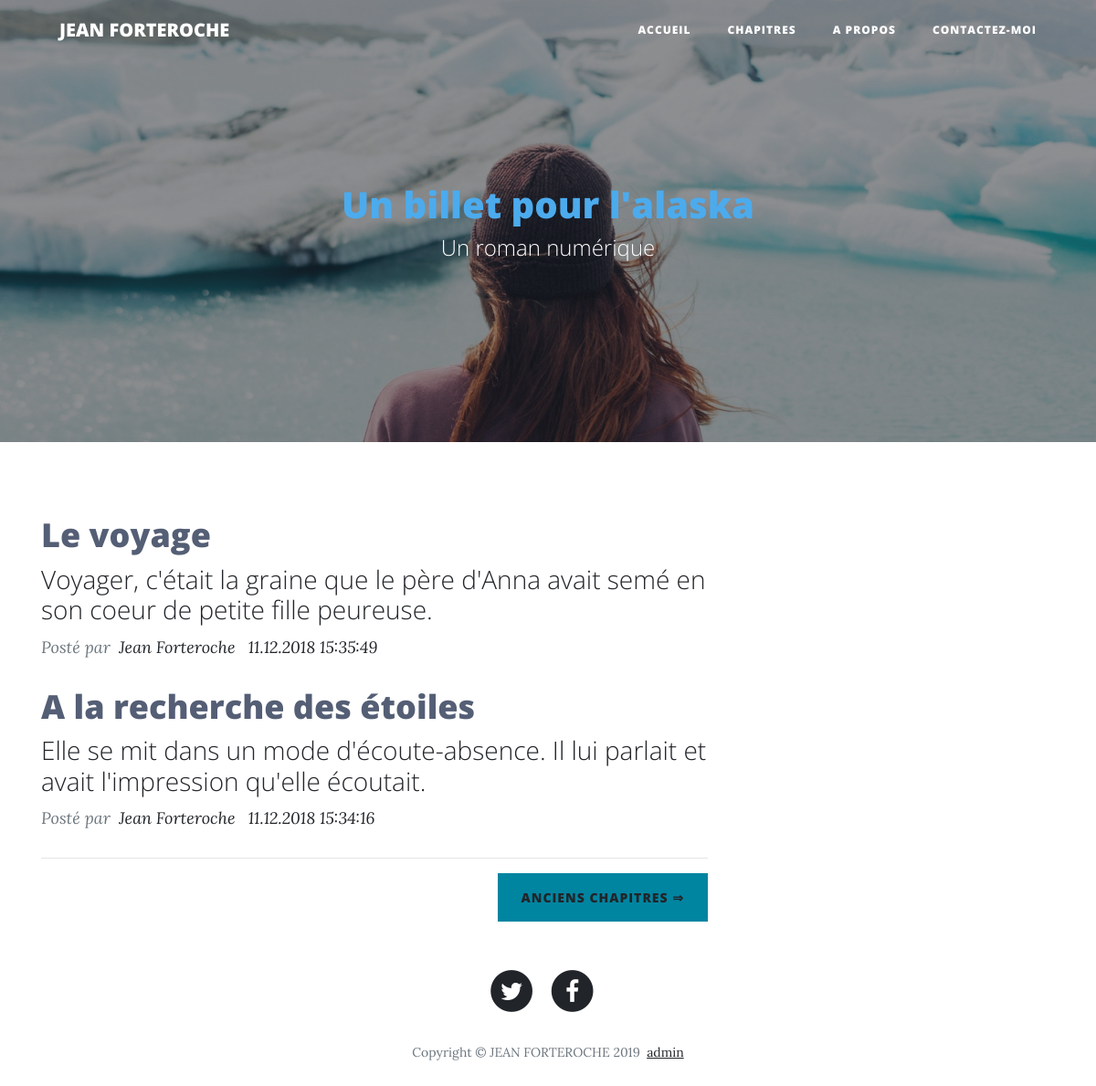
The page / on the database its author committed.
### tables this page shows
CREATE TABLE `articles` (
  `id` int(11) NOT NULL,
  `title` varchar(255) NOT NULL,
  `sentence` varchar(255) NOT NULL,
  `content` mediumtext NOT NULL,
  `date` datetime DEFAULT NULL,
  `author_id` int(11) NOT NULL,
  `category_id` int(11) NOT NULL,
  `Acommentaires` varchar(255) DEFAULT NULL
);

CREATE TABLE `authors` (
  `id` int(11) NOT NULL,
  `firstname` varchar(255) NOT NULL,
  `lastname` varchar(255) NOT NULL,
  `password` varchar(255) DEFAULT NULL,
  `email` varchar(255) DEFAULT NULL,
  `secret` text
);

### app/controllers/home_controller.php (called while the page is built, shortened)
<?php
    require_once('app/models/repository/ArticleRepository.php');
    $articleLast = new ArticleRepository();
    $allArticles = $articleLast->getLastArticles();
    include_once 'app/views/home_view.php';

### app/router.php (called while the page is built, shortened)
<?php
    if (isset($_GET['page']) and !empty($_GET['page']))
    {
        $page = rtrim(strtolower($_GET['page']));
    } else {
        $page = 'home';
    }
    $allPages = scandir('app/controllers/');
    if (in_array($page . '_controller.php', $allPages))
    {
        include_once 'app/controllers/' . $page . '_controller.php';
    } else {
        include_once('controllers/nothing_controller.php');
    }

### index.php (called while the page is built)
<?php
    require_once 'app/router.php';

### app/models/Database.php (called while the page is built)
<?php
    class Database
    {
        private static $conn;
        public static function getConnection()
        {
            $parameters = [
                'host'   => DATABASE_HOST,
                'dbname' => DATABASE_NAME,
                'user'   => DATABASE_USER,
                'pass'   => DATABASE_PASSWORD
            ];
            if(self::$conn === null)
            try {
                $conn = new PDO('mysql:host=' . $parameters['host'] . ';dbname=' . $parameters['dbname'] . ';charset=utf8', $parameters['user'], $parameters['pass']);
                $conn->setAttribute(PDO::ATTR_ERRMODE, PDO::ERRMODE_EXCEPTION);
                return $conn;
            } catch (PDOException $e)
            {
                $error = $e->getMessage();
                echo ('Une erreur est survenue ! ' . $error);
            }
        }
    }

### app/models/repository/ArticleRepository.php (called while the page is built, shortened)
<?php
     include_once ('app/models/Database.php');
     class ArticleRepository
     {
        private $conn;
         public function __construct()
         {
            $this->conn = Database::getConnection();
         }
         public function getLastArticles()
         {
            $reqArticles = $this->conn->prepare('
                    SELECT a.*, au.firstname, au.lastname, c.name AS category
                    FROM articles a
                    INNER JOIN authors au ON au.id = a.author_id
                    INNER JOIN categories c ON c.id = a.category_id
                    ORDER BY id DESC
                    LIMIT 2
                ');
            $reqArticles->execute([]);
            return $reqArticles->fetchAll();
         }
     }

### app/views/home_view.php (the view, shortened to what this page needs)
<!DOCTYPE html>
    <html lang="fr">
    <head>
        <?php include_once 'app/views/includes/head.php'?>
    </head>
        <body>
            <?php include_once 'app/views/includes/nav.php'?>
            <?php include_once 'app/views/includes/header_1.php'?>
            <div class="container">
                <div class="row">
                    <div class="col-md-10 col-lg-8">
                        <?php foreach ($allArticles as $index => $article): ?>
                        <div class="post-preview">
                            <a href="index.php?page=articles#article-<?= $article['id'] ?>">
                                <h2 class="post-title">
                                    <?= $article['title'] ?>
                                </h2>
                                <h3 class="post-subtitle">
                                    <?= $article['sentence'] ?>
                                </h3>
                            </a>
                            <p class="post-meta">Posté par&nbsp;<a href="index.php?page=contact">
                                    <?= $article['firstname'].' '.$article['lastname'] ?> &nbsp;
                                    <?= date_format(date_create($article['date']), "d.m.Y H:i:s") ?></a></p>
                        </div>
                        <?php endforeach; ?>
                        <hr>
                        <div class="clearfix"><button class="btn btn-primary float-right" type="button"><a href="articles#anciens-articles">ANCIENS CHAPITRES ⇒</a></button></div>
                    </div>
                </div>
            </div>
            <?php include_once 'app/views/includes/footer.php'?>
        </body>
    </html>

### public/assets/styles/css/styles.css (style rules this page uses)
h2 { color: #545e75; }

### rows shown on the page
articles: title "Le voyage", sentence "Voyager, c'était la graine que le père d'Anna avait semé en son coeur de petite fille peureuse.", author.firstname "Jean", author.lastname "Forteroche", date "11.12.2018 15:35:49"
articles: title "A la recherche des étoiles", sentence "Elle se mit dans un mode d'écoute-absence. Il lui parlait et avait l'impression qu'elle écoutait.", author.firstname "Jean", author.lastname "Forteroche", date "11.12.2018 15:34:16"
